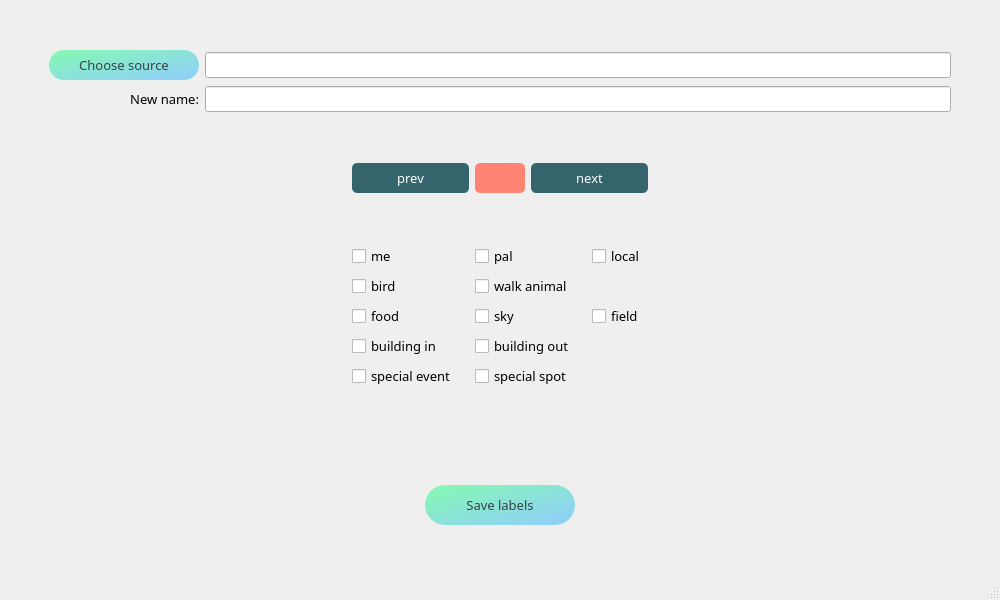
<?xml version="1.0" encoding="UTF-8"?>
<ui version="4.0">
 <class>MainWindow</class>
 <widget class="QMainWindow" name="MainWindow">
  <property name="geometry">
   <rect>
    <x>0</x>
    <y>0</y>
    <width>1000</width>
    <height>600</height>
   </rect>
  </property>
  <property name="minimumSize">
   <size>
    <width>1000</width>
    <height>600</height>
   </size>
  </property>
  <property name="font">
   <font>
    <family>微软雅黑</family>
    <pointsize>10</pointsize>
   </font>
  </property>
  <property name="windowTitle">
   <string>Video Annotator</string>
  </property>
  <widget class="QWidget" name="centralwidget">
   <layout class="QGridLayout" name="gridLayout_4">
    <item row="1" column="1">
     <spacer name="verticalSpacer_2">
      <property name="orientation">
       <enum>Qt::Vertical</enum>
      </property>
      <property name="sizeType">
       <enum>QSizePolicy::Fixed</enum>
      </property>
      <property name="sizeHint" stdset="0">
       <size>
        <width>20</width>
        <height>50</height>
       </size>
      </property>
     </spacer>
    </item>
    <item row="2" column="2">
     <spacer name="horizontalSpacer_6">
      <property name="orientation">
       <enum>Qt::Horizontal</enum>
      </property>
      <property name="sizeHint" stdset="0">
       <size>
        <width>404</width>
        <height>20</height>
       </size>
      </property>
     </spacer>
    </item>
    <item row="0" column="0" colspan="3">
     <layout class="QGridLayout" name="gridLayout_3">
      <item row="4" column="4">
       <spacer name="horizontalSpacer_2">
        <property name="orientation">
         <enum>Qt::Horizontal</enum>
        </property>
        <property name="sizeType">
         <enum>QSizePolicy::Fixed</enum>
        </property>
        <property name="sizeHint" stdset="0">
         <size>
          <width>40</width>
          <height>20</height>
         </size>
        </property>
       </spacer>
      </item>
      <item row="0" column="1" colspan="3">
       <layout class="QGridLayout" name="gridLayout_2">
        <item row="1" column="0" colspan="2">
         <widget class="QLabel" name="label">
          <property name="text">
           <string>New name:</string>
          </property>
          <property name="alignment">
           <set>Qt::AlignRight|Qt::AlignTrailing|Qt::AlignVCenter</set>
          </property>
         </widget>
        </item>
        <item row="1" column="2">
         <widget class="QLineEdit" name="lineEditNewName">
          <property name="minimumSize">
           <size>
            <width>400</width>
            <height>0</height>
           </size>
          </property>
         </widget>
        </item>
        <item row="0" column="0" colspan="2">
         <widget class="QPushButton" name="pushButtonChooseSource">
          <property name="sizePolicy">
           <sizepolicy hsizetype="Fixed" vsizetype="Fixed">
            <horstretch>0</horstretch>
            <verstretch>0</verstretch>
           </sizepolicy>
          </property>
          <property name="minimumSize">
           <size>
            <width>150</width>
            <height>30</height>
           </size>
          </property>
          <property name="maximumSize">
           <size>
            <width>16777215</width>
            <height>30</height>
           </size>
          </property>
          <property name="font">
           <font>
            <family>微软雅黑</family>
            <pointsize>10</pointsize>
           </font>
          </property>
          <property name="styleSheet">
           <string notr="true">QPushButton{
	color: #334443;
	background-color: qlineargradient(spread:pad, x1:0, y1:0, x2:0.857143, y2:0.857955, stop:0 #84fab0, stop:1 #8fd3f4);
	border-radius: 15px;
}
</string>
          </property>
          <property name="text">
           <string>Choose source</string>
          </property>
         </widget>
        </item>
        <item row="0" column="2">
         <widget class="QLineEdit" name="lineEditSource">
          <property name="minimumSize">
           <size>
            <width>400</width>
            <height>0</height>
           </size>
          </property>
         </widget>
        </item>
       </layout>
      </item>
      <item row="0" column="4">
       <spacer name="horizontalSpacer_4">
        <property name="orientation">
         <enum>Qt::Horizontal</enum>
        </property>
        <property name="sizeType">
         <enum>QSizePolicy::Fixed</enum>
        </property>
        <property name="sizeHint" stdset="0">
         <size>
          <width>40</width>
          <height>20</height>
         </size>
        </property>
       </spacer>
      </item>
      <item row="4" column="0">
       <spacer name="horizontalSpacer">
        <property name="orientation">
         <enum>Qt::Horizontal</enum>
        </property>
        <property name="sizeType">
         <enum>QSizePolicy::Fixed</enum>
        </property>
        <property name="sizeHint" stdset="0">
         <size>
          <width>40</width>
          <height>20</height>
         </size>
        </property>
       </spacer>
      </item>
      <item row="1" column="2">
       <spacer name="verticalSpacer_3">
        <property name="orientation">
         <enum>Qt::Vertical</enum>
        </property>
        <property name="sizeType">
         <enum>QSizePolicy::Fixed</enum>
        </property>
        <property name="sizeHint" stdset="0">
         <size>
          <width>20</width>
          <height>40</height>
         </size>
        </property>
       </spacer>
      </item>
      <item row="2" column="0">
       <spacer name="verticalSpacer">
        <property name="orientation">
         <enum>Qt::Vertical</enum>
        </property>
        <property name="sizeType">
         <enum>QSizePolicy::Fixed</enum>
        </property>
        <property name="sizeHint" stdset="0">
         <size>
          <width>20</width>
          <height>40</height>
         </size>
        </property>
       </spacer>
      </item>
      <item row="4" column="2">
       <layout class="QGridLayout" name="gridLayout">
        <item row="0" column="0" colspan="2">
         <widget class="QCheckBox" name="checkBox_me">
          <property name="text">
           <string>me</string>
          </property>
         </widget>
        </item>
        <item row="1" column="0">
         <widget class="QCheckBox" name="checkBox_bird">
          <property name="text">
           <string>bird</string>
          </property>
         </widget>
        </item>
        <item row="2" column="0" colspan="2">
         <widget class="QCheckBox" name="checkBox_food">
          <property name="text">
           <string>food</string>
          </property>
         </widget>
        </item>
        <item row="2" column="2" colspan="2">
         <widget class="QCheckBox" name="checkBox_sky">
          <property name="text">
           <string>sky</string>
          </property>
         </widget>
        </item>
        <item row="2" column="4">
         <widget class="QCheckBox" name="checkBox_field">
          <property name="text">
           <string>field</string>
          </property>
         </widget>
        </item>
        <item row="3" column="0" colspan="2">
         <widget class="QCheckBox" name="checkBox_buildingin">
          <property name="text">
           <string>building in</string>
          </property>
         </widget>
        </item>
        <item row="3" column="2" colspan="3">
         <widget class="QCheckBox" name="checkBox_buildingout">
          <property name="text">
           <string>building out</string>
          </property>
         </widget>
        </item>
        <item row="4" column="0" colspan="2">
         <widget class="QCheckBox" name="checkBox_specialevent">
          <property name="text">
           <string>special event</string>
          </property>
         </widget>
        </item>
        <item row="4" column="2" colspan="3">
         <widget class="QCheckBox" name="checkBox_specialspot">
          <property name="text">
           <string>special spot</string>
          </property>
         </widget>
        </item>
        <item row="1" column="2" colspan="2">
         <widget class="QCheckBox" name="checkBox_walkanimal">
          <property name="text">
           <string>walk animal</string>
          </property>
         </widget>
        </item>
        <item row="0" column="4">
         <widget class="QCheckBox" name="checkBox_local">
          <property name="text">
           <string>local</string>
          </property>
         </widget>
        </item>
        <item row="0" column="2" colspan="2">
         <widget class="QCheckBox" name="checkBox_pal">
          <property name="text">
           <string>pal</string>
          </property>
         </widget>
        </item>
       </layout>
      </item>
      <item row="2" column="2">
       <layout class="QHBoxLayout" name="horizontalLayout">
        <item>
         <widget class="QPushButton" name="pushButtonPrevious">
          <property name="minimumSize">
           <size>
            <width>50</width>
            <height>30</height>
           </size>
          </property>
          <property name="font">
           <font>
            <family>微软雅黑</family>
            <pointsize>10</pointsize>
           </font>
          </property>
          <property name="styleSheet">
           <string notr="true">QPushButton{
	color: white;
	background-color: #34656d;
	border-radius: 5px;
}
</string>
          </property>
          <property name="text">
           <string>prev</string>
          </property>
         </widget>
        </item>
        <item>
         <widget class="QPushButton" name="pushButtonPlay">
          <property name="minimumSize">
           <size>
            <width>50</width>
            <height>30</height>
           </size>
          </property>
          <property name="maximumSize">
           <size>
            <width>30</width>
            <height>16777215</height>
           </size>
          </property>
          <property name="font">
           <font>
            <family>微软雅黑</family>
            <pointsize>10</pointsize>
           </font>
          </property>
          <property name="styleSheet">
           <string notr="true">QPushButton{
	color: white;
	background-color: #ff8474;
	border-radius: 5px;
}
</string>
          </property>
          <property name="text">
           <string/>
          </property>
         </widget>
        </item>
        <item>
         <widget class="QPushButton" name="pushButtonNext">
          <property name="minimumSize">
           <size>
            <width>50</width>
            <height>30</height>
           </size>
          </property>
          <property name="styleSheet">
           <string notr="true">QPushButton{
	color: white;
	background-color: #34656d;
	border-radius: 5px;
}
</string>
          </property>
          <property name="text">
           <string>next</string>
          </property>
         </widget>
        </item>
       </layout>
      </item>
      <item row="0" column="0">
       <spacer name="horizontalSpacer_3">
        <property name="orientation">
         <enum>Qt::Horizontal</enum>
        </property>
        <property name="sizeType">
         <enum>QSizePolicy::Fixed</enum>
        </property>
        <property name="sizeHint" stdset="0">
         <size>
          <width>40</width>
          <height>20</height>
         </size>
        </property>
       </spacer>
      </item>
      <item row="3" column="2">
       <spacer name="verticalSpacer_4">
        <property name="orientation">
         <enum>Qt::Vertical</enum>
        </property>
        <property name="sizeType">
         <enum>QSizePolicy::Fixed</enum>
        </property>
        <property name="sizeHint" stdset="0">
         <size>
          <width>20</width>
          <height>40</height>
         </size>
        </property>
       </spacer>
      </item>
     </layout>
    </item>
    <item row="2" column="0">
     <spacer name="horizontalSpacer_5">
      <property name="orientation">
       <enum>Qt::Horizontal</enum>
      </property>
      <property name="sizeHint" stdset="0">
       <size>
        <width>404</width>
        <height>20</height>
       </size>
      </property>
     </spacer>
    </item>
    <item row="2" column="1">
     <widget class="QPushButton" name="pushButtonSaveLabels">
      <property name="sizePolicy">
       <sizepolicy hsizetype="Fixed" vsizetype="Fixed">
        <horstretch>0</horstretch>
        <verstretch>0</verstretch>
       </sizepolicy>
      </property>
      <property name="minimumSize">
       <size>
        <width>150</width>
        <height>40</height>
       </size>
      </property>
      <property name="maximumSize">
       <size>
        <width>16777215</width>
        <height>40</height>
       </size>
      </property>
      <property name="font">
       <font>
        <family>微软雅黑</family>
        <pointsize>10</pointsize>
       </font>
      </property>
      <property name="styleSheet">
       <string notr="true">QPushButton{
	color: #334443;
	background-color: qlineargradient(spread:pad, x1:0, y1:0, x2:0.857143, y2:0.857955, stop:0 #84fab0, stop:1 #8fd3f4);
	border-radius: 20px;
}
</string>
      </property>
      <property name="text">
       <string>Save labels</string>
      </property>
     </widget>
    </item>
   </layout>
  </widget>
  <widget class="QMenuBar" name="menubar">
   <property name="geometry">
    <rect>
     <x>0</x>
     <y>0</y>
     <width>1000</width>
     <height>29</height>
    </rect>
   </property>
  </widget>
  <widget class="QStatusBar" name="statusbar"/>
 </widget>
 <resources/>
 <connections/>
</ui>
